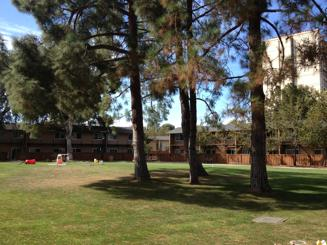
//> input picture DisplayTwoImageInOneWindow/yard1.jpg, 327 x 245 px
$ ./OneWindowTwoImage   (built with g++ and OpenCV 4)
//> lines starting //> are read from the running program, lines starting //| are printed output that depends on the picture
#include<opencv2/opencv.hpp>
#include<iostream>
using namespace cv;
using namespace std;

int main()
{
	Mat img1 = imread("yard1.jpg");
//> img1 is the input picture: 245 rows x 327 cols, CV_8UC3; mean B, G, R 70.8, 89.6, 91
	if (!img1.data)
	{
		cout << "oh,no.open failure" << endl;
		return -1;
	}
	namedWindow("picture1", CV_WINDOW_AUTOSIZE);
	namedWindow("picture2", CV_WINDOW_AUTOSIZE);

	imshow("picture1", img1);
	Mat img2 = imread("yard2.jpg");
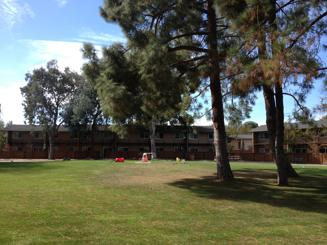
//> input picture DisplayTwoImageInOneWindow/yard2.jpg, 327 x 245 px
//> img2 is the input picture: 245 rows x 327 cols, CV_8UC3; mean B, G, R 82.4, 97.8, 94.1

	imshow("picture2", img2);
	//新建一个名为expanded的Mat容器。高度和img1相同，宽度为两倍
	Mat expanded(Size((img1.cols + img2.cols), img1.rows), CV_8UC3);
	cout << "expanded.cols" << expanded.cols << endl;
//| expanded.cols654
	cout << "expanded.rows" << expanded.rows << endl;
//| expanded.rows245

	Mat ROI = expanded(Rect(0, 0, img1.cols, img1.rows));
	cout << "ROI.cols" << ROI.cols << endl;
//| ROI.cols327
	cout << "ROI.rows" << ROI.rows << endl;
//| ROI.rows245

	Mat ROI1 = expanded(Rect(img1.cols, 0, img2.cols, img2.rows));
	//cout << "ROI1.cols" << ROI1.cols << endl;
	//cout << "ROI1.rows" << ROI1.rows << endl;
	addWeighted(ROI, 0, img1, 1, 0., ROI);
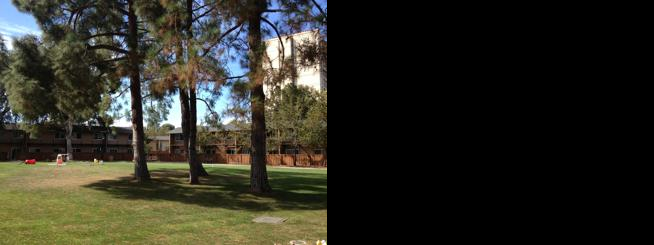
//> expanded: 245 rows x 654 cols, CV_8UC3; mean B, G, R 35.4, 44.8, 45.5
	addWeighted(ROI1, 0, img2, 1, 0., ROI1);
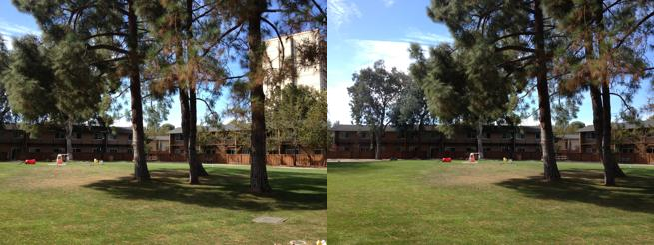
//> expanded: 245 rows x 654 cols, CV_8UC3; mean B, G, R 76.6, 93.7, 92.6

	namedWindow("picture");
	imshow("picture", expanded);
	waitKey(100000);
	return 0;
}
